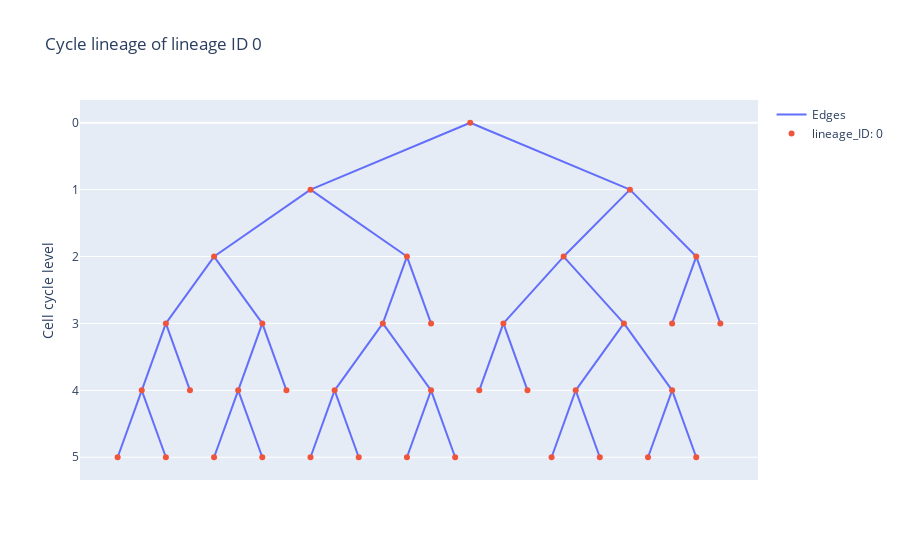

The notebook cell saved with this chart:
### Markdown cell above
A few mandatory cycle lineage features are automatically computed:
- cycle_ID: node ID of the cell cycle, i.e. node ID of the last cell in the cell cycle;
- cells: node IDs of the cells in the cell cycle, in chronological order;
- cycle_length: number of cells in the cell cycle;
- level: level of the cell cycle in the lineage, i.e. number of cell cycles upstream of the current one.

### Code cell
cyclelin0 = model.data.cycle_data[0]
cyclelin0.plot(
    title="Cycle lineage of lineage ID 0",
    node_hover_props=["cycle_ID", "level", "cycle_length"],
)

### Figure 1 — Plotly figure (JSON) as saved in the notebook; plotly's stock layout.template omitted (floating-point values rounded to 4 significant figures)
{"data": [{"mode": "lines", "name": "Edges", "text": [], "type": "scatter", "x": [0.6875, 0.1875, null, 0.6875, 1.188, null, -2.812, -3.312, null, -2.812, -2.312, null, -0.8125, -1.312, null, -0.8125, -0.3125, null, 2.188, 1.688, null, 2.188, 2.688, null, -4.812, -4.312, null, -4.812, -5.312, null, 4.188, 3.688, null, 4.188, 4.688, null, -6.812, -6.312, null, -6.812, -7.312, null, 0, 3.312, null, 0, -3.312, null, -3.312, -1.312, null, -3.312, -5.312, null, 3.312, 1.938, null, 3.312, 4.688, null, -5.312, -6.312, null, -5.312, -4.312, null, 1.938, 3.188, null, 1.938, 0.6875, null, -1.312, -0.8125, null, -1.312, -1.812, null, 4.688, 4.188, null, 4.688, 5.188, null, 3.188, 4.188, null, 3.188, 2.188, null, -6.312, -5.812, null, -6.312, -6.812, null, -4.312, -4.812, null, -4.312, -3.812, null, -1.812, -0.8125, null, -1.812, -2.812, null], "y": [3, 4, null, 3, 4, null, 4, 5, null, 4, 5, null, 4, 5, null, 4, 5, null, 4, 5, null, 4, 5, null, 4, 5, null, 4, 5, null, 4, 5, null, 4, 5, null, 4, 5, null, 4, 5, null, 0, 1, null, 0, 1, null, 1, 2, null, 1, 2, null, 1, 2, null, 1, 2, null, 2, 3, null, 2, 3, null, 2, 3, null, 2, 3, null, 2, 3, null, 2, 3, null, 2, 3, null, 2, 3, null, 3, 4, null, 3, 4, null, 3, 4, null, 3, 4, null, 3, 4, null, 3, 4, null, 3, 4, null, 3, 4, null]}, {"hoverinfo": "text", "hovertemplate": "%{text}", "mode": "markers", "name": "lineage_ID: 0", "text": ["cycle_ID: 9230<br>level: 3<br>cycle_length: 7<br>", "cycle_ID: 9356<br>level: 4<br>cycle_length: 3<br>", "cycle_ID: 9438<br>level: 4<br>cycle_length: 4<br>", "cycle_ID: 9464<br>level: 4<br>cycle_length: 6<br>", "cycle_ID: 9483<br>level: 4<br>cycle_length: 4<br>", "cycle_ID: 9492<br>level: 4<br>cycle_length: 6<br>", "cycle_ID: 9498<br>level: 4<br>cycle_length: 4<br>", "cycle_ID: 8993<br>level: 0<br>cycle_length: 1<br>", "cycle_ID: 9019<br>level: 1<br>cycle_length: 6<br>", "cycle_ID: 9020<br>level: 1<br>cycle_length: 6<br>", "cycle_ID: 9051<br>level: 2<br>cycle_length: 5<br>", "cycle_ID: 9052<br>level: 2<br>cycle_length: 5<br>", "cycle_ID: 9106<br>level: 2<br>cycle_length: 6<br>", "cycle_ID: 9108<br>level: 2<br>cycle_length: 6<br>", "cycle_ID: 9156<br>level: 3<br>cycle_length: 4<br>", "cycle_ID: 9194<br>level: 3<br>cycle_length: 6<br>", "cycle_ID: 9195<br>level: 3<br>cycle_length: 6<br>", "cycle_ID: 9206<br>level: 3<br>cycle_length: 5<br>", "cycle_ID: 9375<br>level: 5<br>cycle_length: 1<br>", "cycle_ID: 9382<br>level: 3<br>cycle_length: 10<br>", "cycle_ID: 9384<br>level: 3<br>cycle_length: 10<br>", "cycle_ID: 9389<br>level: 5<br>cycle_length: 1<br>", "cycle_ID: 9390<br>level: 4<br>cycle_length: 4<br>", "cycle_ID: 9395<br>level: 3<br>cycle_length: 10<br>", "cycle_ID: 9398<br>level: 5<br>cycle_length: 1<br>", "cycle_ID: 9402<br>level: 5<br>cycle_length: 1<br>", "cycle_ID: 9416<br>level: 5<br>cycle_length: 1<br>", "cycle_ID: 9440<br>level: 5<br>cycle_length: 2<br>", "cycle_ID: 9444<br>level: 5<br>cycle_length: 2<br>", "cycle_ID: 9446<br>level: 4<br>cycle_length: 4<br>", "cycle_ID: 9448<br>level: 5<br>cycle_length: 1<br>", "cycle_ID: 9449<br>level: 5<br>cycle_length: 1<br>", "cycle_ID: 9463<br>level: 4<br>cycle_length: 5<br>", "cycle_ID: 9465<br>level: 5<br>cycle_length: 1<br>", "cycle_ID: 9470<br>level: 4<br>cycle_length: 5<br>", "cycle_ID: 9476<br>level: 5<br>cycle_length: 1<br>", "cycle_ID: 9480<br>level: 5<br>cycle_length: 1<br>"], "type": "scatter", "x": [0.6875, -2.812, -0.8125, 2.188, -4.812, 4.188, -6.812, 0, -3.312, 3.312, -5.312, 1.938, -1.312, 4.688, 3.188, -6.312, -4.312, -1.812, 1.688, -0.8125, 4.188, -1.312, 0.1875, 5.188, 2.688, -5.312, -7.312, -3.312, -2.312, 1.188, -6.312, -0.3125, -5.812, -4.312, -3.812, 3.688, 4.688], "y": [3, 4, 4, 4, 4, 4, 4, 0, 1, 1, 2, 2, 2, 2, 3, 3, 3, 3, 5, 3, 3, 5, 4, 3, 5, 5, 5, 5, 5, 4, 5, 5, 4, 5, 4, 5, 5]}], "layout": {"hovermode": "closest", "showlegend": true, "title": {"text": "Cycle lineage of lineage ID 0"}, "xaxis": {"showgrid": false, "showticklabels": false, "zeroline": false}, "yaxis": {"autorange": "reversed", "showgrid": true, "title": {"text": "Cell cycle level"}, "zeroline": true}}}
